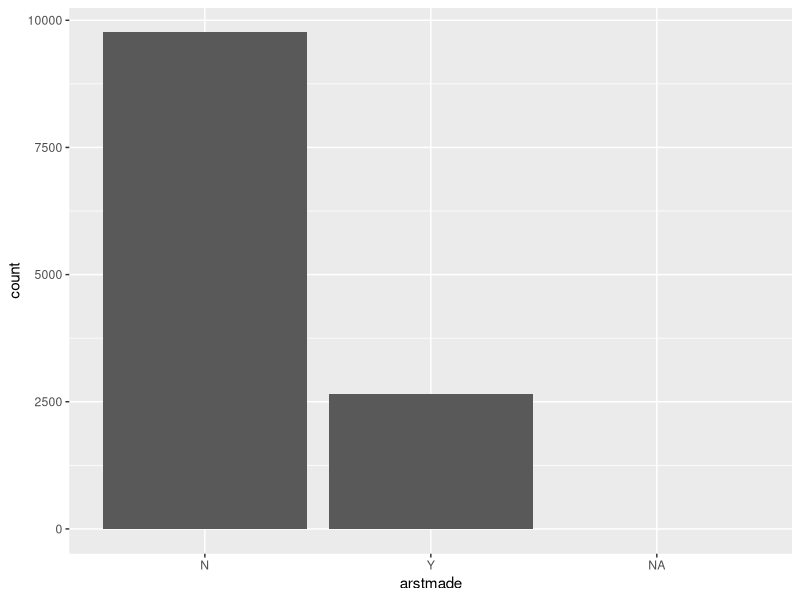
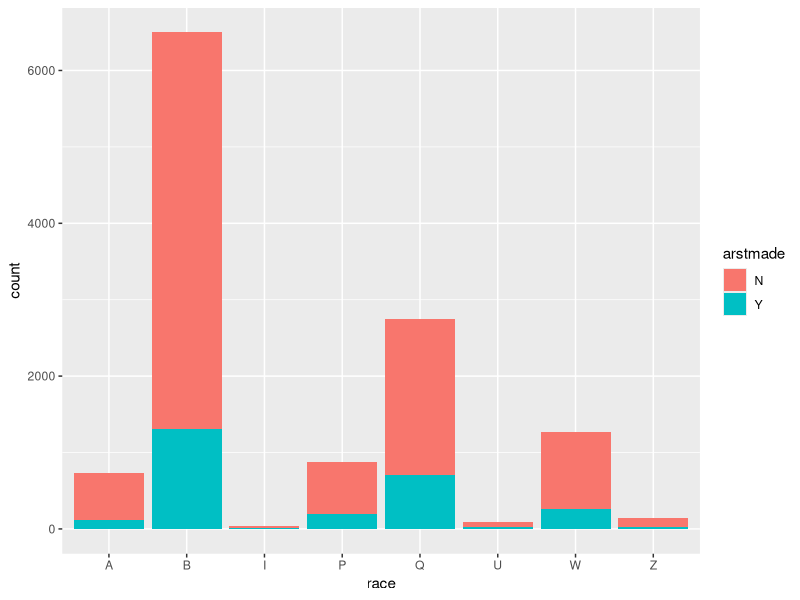
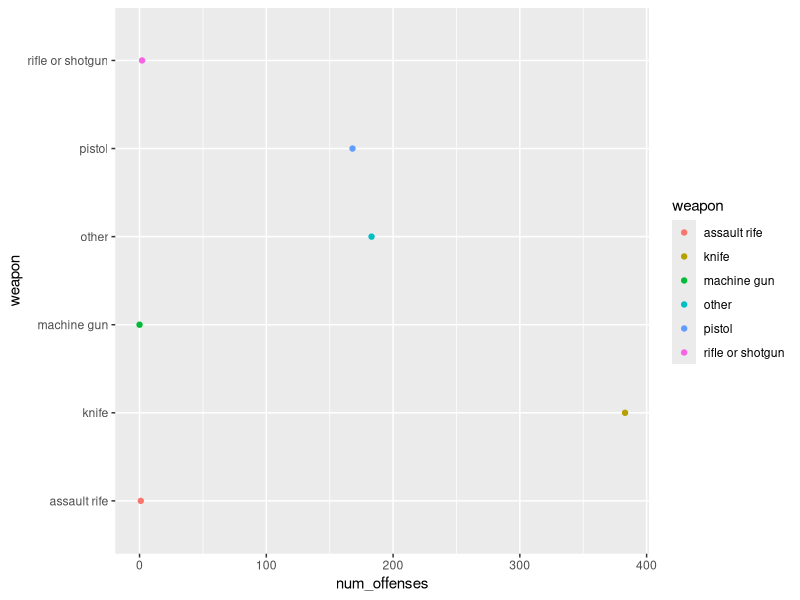

The R script that drew these images, in order:
library(tidyverse)
library(stringr)
library(dbplyr)

#import and view stucture of raw data
raw <- read_csv("nyc_data.csv")
View(raw)

#clean data, dimensional reduction
sel <- raw %>% select(crimsusp, arstmade, frisked, searched, contrabn, pistol, riflshot, asltweap,
                       knifcuti, machgun, othrweap, sex, race, age, ht_feet, ht_inch, weight, stname,
                       city)
clean <- filter(sel, !is.na(sel$arstmade))
#confirm results
View(clean)

#How many stoped citizens are actually arrested?
ggplot(sel, mapping = aes(x = arstmade)) +
  geom_bar()
  
#Find exact numbers
arst_per <- function(x){
  total <- 0
  num_n <- 0
  for(i in seq_along(x)){
    total <- total + 1
    if(x[i] == "N"){
      num_n <- num_n +1
    }
  }
  return(num_n / total)
}

(per <- arst_per(clean$arstmade));

# A staggering 78.69% are innocent!!!
# lets look at distribution of race amoung those who are stopped

ggplot(clean, mapping = aes(x = race))+
  geom_bar(mapping = aes(fill = arstmade))

# A stuning view Black people are stopped much more than anyother race and innocent the vast 
# majority of time

b_males <- filter(clean, race == "B")
(b_per <- arst_per(b_males$arstmade))

# Higher than total 79.93% of black people are innocent!
# lets look at the amount of stop that involve weapon and there distribution

c_weap <- function(x){
  count <- 0
  for(i in seq_along(x)){
    if(x[[i]] == "Y"){
      count <- count + 1
    }
  }
  return(count)
}

pistol <- c_weap(clean$pistol)
rifle_shot <- c_weap(clean$riflshot)
assault <- c_weap(clean$asltweap)
knife <- c_weap(clean$knifcuti)
mach_gun <- c_weap(clean$machgun)
other <- c_weap(clean$othrweap)

weap <- tribble(
  ~weapon,              ~num_offenses,
  #-------------------/---------------
  "pistol",             pistol,
  "rifle or shotgun",   rifle_shot,
  "assault rife",       assault,
  "knife",              knife,
  "machine gun",        mach_gun,
  "other",              other
  )
 
ggplot(weap, mapping = aes(x = weapon, y = num_offenses))+
  geom_point(aes(color = weapon))+
  coord_flip()

# knife is the most common weapon, then an improvised weapon, then a pistol
